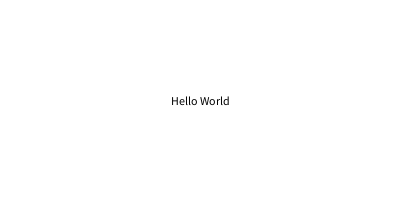
Frame 1 (no input)
Frame 60 (the mouse pressed at the canvas centre just before this capture): identical to frame 1, image omitted
Frame 120 (the mouse held since frame 60 and released just before this capture): identical to frame 1, image omitted

The Processing sketch that drew this single still picture (run headless with seeded random() and noise(); from frame 60 on, the mouse is pressed at the canvas centre):

// Processing sketch: Text_Trial
// ── Text_Trial.pde
String welcomeMessage = "Hello World"; //Global Variable
void setup()
{
  size(400,200);
  fill(0);
}
 
void draw()
{
  background(255);
  String welcomeMessage = "Hello World"; //Local Variable
  textAlign(CENTER,CENTER); //Aligns text with centre of page
  text(welcomeMessage,width/2,height/2); //Places text starting from the middle co-ordinates of the page
}
